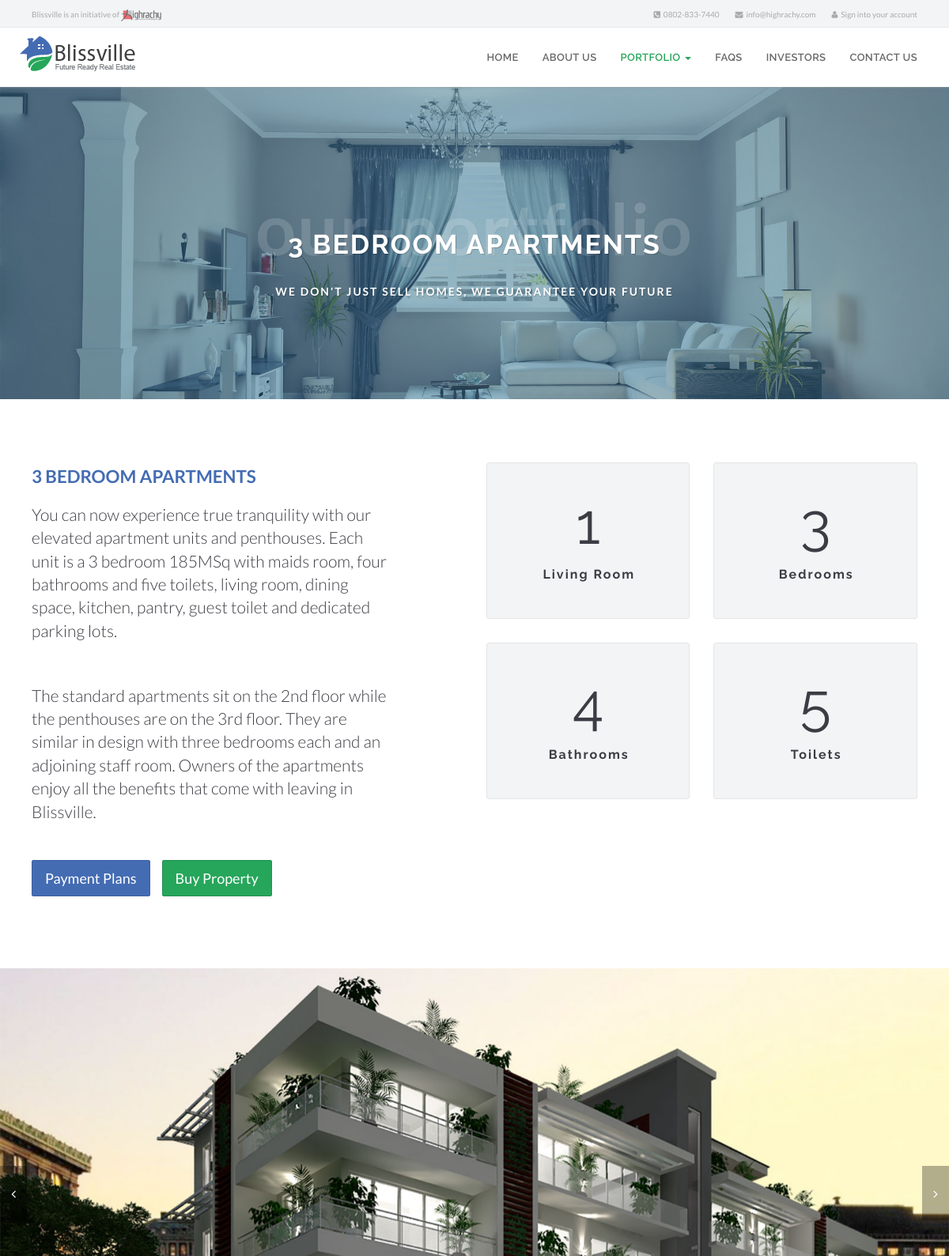
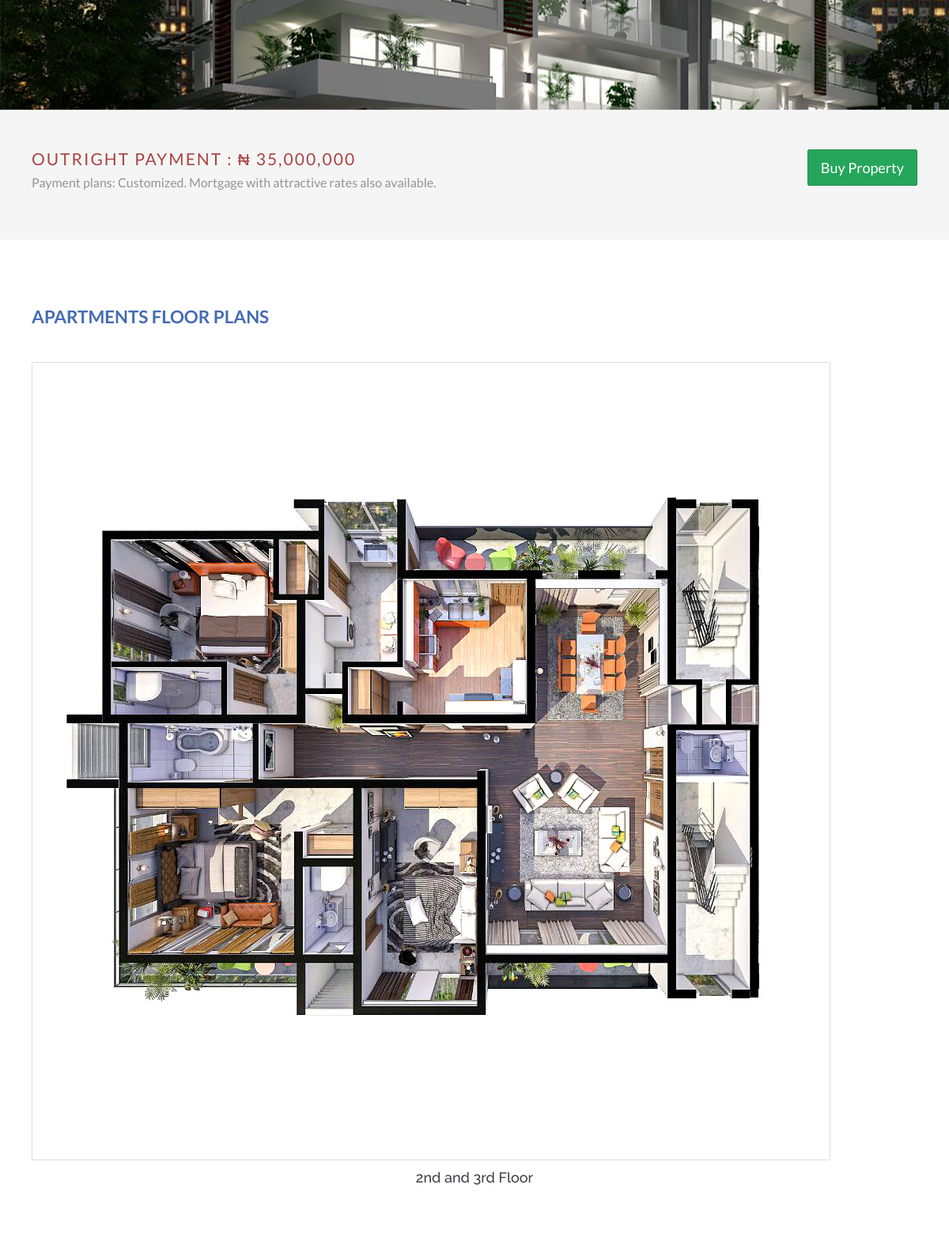
The page /property.php?p=3-bedroom-apartments (upper part) on the database its author committed (2 pictures, top to bottom).
### tables this page shows
CREATE TABLE `property` (
  `id` int(11) NOT NULL,
  `name` varchar(255) NOT NULL,
  `url_name` varchar(250) NOT NULL,
  `content` text,
  `price` decimal(10,0) NOT NULL DEFAULT '0',
  `portfolio_Id` int(11) NOT NULL DEFAULT '0',
  `property_type` varchar(255) DEFAULT NULL,
  `floor` varchar(255) DEFAULT NULL,
  `location` varchar(255) DEFAULT NULL,
  `size` varchar(255) DEFAULT NULL,
  `bedroom` smallint(6) NOT NULL DEFAULT '0',
  `living_room` smallint(6) NOT NULL DEFAULT '0',
  `kitchen` smallint(6) NOT NULL,
  `toilet` smallint(6) NOT NULL DEFAULT '0',
  `bathroom` smallint(6) NOT NULL DEFAULT '0',
  `parking_lots` smallint(6) NOT NULL DEFAULT '0',
  `cable_tv` varchar(3) DEFAULT 'YES',
  `core_fibre` varchar(3) DEFAULT 'YES',
  `inverter` varchar(3) DEFAULT 'YES',
  `security_fence` varchar(3) DEFAULT 'YES',
  `car_port` varchar(3) DEFAULT 'YES',
  `guest_toilet` varchar(3) DEFAULT 'YES',
  `guest_room` varchar(3) DEFAULT 'YES',
  `maid_room` varchar(3) DEFAULT 'YES',
  `surveillance` varchar(3) DEFAULT 'YES',
  `smart_solar` varchar(3) DEFAULT 'YES',
  `panic_alarm` varchar(3) DEFAULT 'YES',
  `intercom` varchar(3) DEFAULT 'YES',
  `video_door` varchar(3) DEFAULT 'YES',
  `fire_detection` varchar(3) DEFAULT 'YES',
  `swimming_pool` varchar(3) DEFAULT 'YES',
  `rooftop_gym` varchar(3) DEFAULT 'YES',
  `priority` smallint(6) NOT NULL DEFAULT '1',
  `picture` varchar(150) NOT NULL,
  `created_at` timestamp NULL DEFAULT NULL,
  `updated_at` timestamp NOT NULL DEFAULT CURRENT_TIMESTAMP ON UPDATE CURRENT_TIMESTAMP
);

### config.php (called while the page is built, shortened)
<?php
function my_autoloader($className) {
    $className = strtolower($className);
    $path = CLASS_DIR."{$className}.class.php";
}
$db = new Database(DB_HOST, DB_USER, DB_PASSWORD, DB_NAME);

### inc/class/database.class.php (called while the page is built, shortened)
<?php
class Database {
private $affected_rows = 0;
private $link_id = 0;
private $query_id = 0;
public function __construct($server, $user, $pass, $database, $pre=''){
	$this->server=$server;
	$this->user=$user;
	$this->pass=$pass;
	$this->database=$database;
	$this->link_id = @mysqli_connect($this->server, $this->user, $this->pass, $this->database);
	if (!$this->link_id) {
		trigger_error('Could not connect to MySQL: ' . mysqli_connect_error());
	} else {
		mysqli_set_charset($this->link_id, 'utf8');
	}
}
public function query($sql) {
	$this->query_id = @mysqli_query($this->link_id,$sql);
	$this->affected_rows = @mysqli_affected_rows($this->link_id);
	return $this->query_id;
}
protected function fetch_array($query_id=-1) {
	if ($query_id instanceof mysqli_result) {
		$this->query_id=$query_id;
	}
	if (isset($this->query_id)) {
		$record = @mysqli_fetch_assoc($this->query_id);
	}else{
		trigger_error("Invalid Records could not be fetched.");
	}
	return $record;
}
public function fetch_first_row($query_string) {
	$query_id = $this->query($query_string);
	$out = $this->fetch_array($query_id);
	return $out;
}
public function fetch_all_rows($sql) {
	$query_id = $this->query($sql);
	$out = array();
	while ($row = $this->fetch_array($query_id)){
		$out[] = $row;
	}
	return $out;
}
public function fetch_all_row($sql){
	return $this->fetch_all_rows($sql);
}
public function total_affected_rows($query_string ="") {
	return $this->affected_rows;
}
protected function free_result($query_id=-1) {
	if ($query_id instanceof mysqli_result) {
		$this->query_id=$query_id;
	}
}
}
?>

### inc/options.function.php (called while the page is built, shortened)
<?php
function get_options(){
	global $db;
	$query = "SELECT * FROM options";
	$rows = $db->fetch_all_row($query);
	$options = array();
	foreach($rows as $row){
		$options[$row['name']] = $row['value'];
	}
	return $options;
}

### inc/class/base.class.php (called while the page is built, shortened)
<?php
class Base{
	protected static $order_by = "";
	public static $table = "";
	public static function get_one($where='',$force_result=false){
		global $db;
		$query = "SELECT * FROM ".static::$table;
		if (!empty($where))
			$query .= " $where";
		$query .= static::get_order_by();
		$results = $db->fetch_first_row($query);
		return $results;
	}
	public static function get_order_by(){
		return static::$order_by;
	}
}

### inc/class/text.class.php (called while the page is built, shortened)
<?php
class Text {
  public static function plural($number,$singular,$plural="",$zero="",$return_number = true){
    $output = "";
    if (!empty($zero) && ($number == 0)){
      return $zero;
    }
    else if ($number == 1){
      $output = $singular;
    }
    else if ($plural != ""){
      $output = $plural;
    }
    return $output;
  }
}

### property.php (the view, shortened to what this page needs)
<?php
include('config.php');
include('inc/functions.php');
if (isset($_GET['p'])) {
    $url_name = $_GET['p'];
    if ($url_name == "") {
        URL::redirect('our-portfolio.php');
        exit();
    } else {
        $property = Property::get_one("Where url_name = '$url_name'");
        if (empty($property)) {
            URL::redirect('our-portfolio.php');
            exit();
        } else {
            extract($property);
        }
    }
} else {
    redirect('our-portfolio.php');
    exit();
}
$title = "our-portfolio";
$page_title = $name;
$page_desc = "We don't just sell homes, We guarantee your future";
include('inc/header.php');
?>
<div class="property-content">
  <section class="mt-80">
    <div class="container">
      <div class="row">
        <div class="property-details">
          <div class="col-md-5">
            <div class="normal-header">
              <h3><?php echo $property['name'] ?>
              </h3>
            </div>
            <div class="lead"><?php echo $property['content'] ?>
            </div>
            <p>
              <br>
              <a href="#payment_plan" class="btn btn-primary btn-lg mr-15">Payment Plans</a><a href="#buy-property"
                class="btn btn-default btn-lg">Buy Property</a>
            </p>
          </div>
          <div class="col-md-6 col-md-offset-1 p-0">
            <div class="col-sm-6 text-center">
              <div class="feature-box">
                <h2><?php echo $property['living_room'] ?>
                </h2>
                <h5><?php echo Text::plural($property['living_room'], 'Living Room', 'Living Rooms', 'Living Room', false) ?>
                </h5>
              </div>
            </div>
            <div class="col-sm-6 text-center">
              <div class="feature-box">
                <h2><?php echo $property['bedroom'] ?>
                </h2>
                <h5><?php echo Text::plural($property['bedroom'], 'Bedroom', 'Bedrooms', 'Bedroom', false) ?>
                </h5>
              </div>
            </div>
            <div class="col-sm-6 text-center">
              <div class="feature-box">
                <h2><?php echo $property['bathroom'] ?>
                </h2>
                <h5><?php echo Text::plural($property['bathroom'], 'Bathroom', 'Bathrooms', 'Bathroom', false) ?>
                </h5>
              </div>
            </div>
            <div class="col-sm-6 text-center">
              <div class="feature-box">
                <h2><?php echo $property['toilet'] ?>
                </h2>
                <h5><?php echo Text::plural($property['toilet'], 'Toilet', 'Toilets', 'Toilet', false) ?>
                </h5>
              </div>
            </div>
          </div>
        </div>
      </div>
    </div>
  </section>
  <section class="slider-block container-fluid p-0 mt-80">
    <div id="property-slider" class="carousel slider-section" data-ride="carousel">
      <div class="carousel-inner" role="listbox">
        <div class="item active">
          <img src="assets/images/slider/banner6.jpg" alt="Slide 1">
        </div>
      </div>
      <a class="left carousel-control" href="#property-slider" role="button" data-slide="prev">
        <span class="fa fa-angle-left" aria-hidden="true"></span>
      </a>
      <a class="right carousel-control" href="#property-slider" role="button" data-slide="next">
        <span class="fa fa-angle-right" aria-hidden="true"></span>
      </a>
    </div>
  </section>
  <section>
    <div class="promo">
      <div class="container">
        <div class="content">
          <h3 class="text-danger">OUTRIGHT PAYMENT :
            <?php
                                if ($property['id'] == 2):
                                    echo '<strike>&#8358; '. number_format($property['price']). '</strike> SOLD OUT';
                                else:
                                    echo '&#8358; '. number_format($property['price']);
                                endif;
                            ?>
          </h3>
          <span>Payment plans: Customized. Mortgage with attractive rates also available.</span>
        </div>
        <a href="#buy-property" class="btn btn-default btn-lg pull-right">Buy Property</a>
      </div>
    </div>
  </section>
  <section class="mt-80">
    <div class="container">
      <?php if ($property['id'] == 2): ?>
      <div class="normal-header">
        <h3>MAISONETTES FlOOR PLANS</h3>
        <p>&nbsp;</p>
      </div>
      <div class="row">
        <div class="col-sm-6">
          <a rel="floor-plans"
            href="<?php URL::display('assets/images/1-units-ground-floor.jpg') ?>"
            class="fancybox">
            <img
              src="<?php URL::display('assets/images/1-units-ground-floor.jpg') ?>"
              alt="1 Units Ground Floor" class="img-responsive img-thumbnail">
          </a>
          <div>
            <h4 class="text-center">Ground Floor</h4>
          </div>
        </div>
        <div class="col-sm-6">
          <a rel="floor-plans"
            href="<?php URL::display('assets/images/1-units-first-floor.jpg') ?>"
            class="fancybox">
            <img
              src="<?php URL::display('assets/images/1-units-first-floor.jpg') ?>"
              alt="1 Units First Floor" class="img-responsive img-thumbnail">
          </a>
          <div>
            <h4 class="text-center">First Floor</h4>
          </div>
        </div>
      </div>
      <?php else: ?>
      <div class="normal-header">
        <h3>APARTMENTS FlOOR PLANS</h3>
        <p>&nbsp;</p>
        <a rel="floor-plans"
          href="<?php URL::display('assets/images/1-units-apartments.jpg') ?>"
          class="fancybox">
          <img
            src="<?php URL::display('assets/images/1-units-apartments.jpg') ?>"
            alt="1 Units Apartments" class="img-responsive img-thumbnail">
        </a>
        <div>
          <h4 class="text-center">2nd and 3rd Floor</h4>
        </div>
      </div>
      <?php endif ?>
    </div>
  </section>
</div>
<?php include('inc/footer.php');

### inc/header.php (shortened to what this page needs)
<?php
    require_once(INCLUDE_DIR.'options.function.php');
    $options = get_options();
?>
<!DOCTYPE html>
<html>
<head>
        <?php if (!isset($dashboard)) : ?>
        <link href="<?php URL::display('assets/css/main.css') ?>" rel="stylesheet" media="screen">
        <?php else: ?>
        <link href="<?php URL::display('assets/css/dashboard_main.css') ?>" rel="stylesheet" media="screen">
        <?php endif ?>
    </head>
    <body>
        <header class="navbar yamm navbar-default navbar-fixed-top<?php if (isset($dashboard)) {
    echo " dashboard";
} ?>">
            <div class="topBar">
                <div class="container<?php if (isset($dashboard)) {
    echo "-fluid";
} ?>">
                    <div class="row">
                        <div class="col-xs-12">
                            <p class="topBarText">Blissville is an initiative of <a href="http://www.highrachy.com"><img src="<?php URL::display('assets/img/highrachy_logo.png') ?>" alt="Highrachy Logo" height="15" style="opacity:0.7"></a></p>
                            <p class="topBarText right hidden-small"><span class="fa fa-user"></span>&nbsp;&nbsp;<a href="<?php URL::display('admin') ?>">Sign into your account</a></p>
                            <p class="topBarText right hidden-tiny"><span class="fa fa-envelope"></span>&nbsp;&nbsp;<a href="mailto:<?php echo $options['email'] ?>"><?php echo $options['email'] ?></a></p>
                            <p class="topBarText right"><span class="fa fa-phone-square"></span>&nbsp;&nbsp;<?php echo $options['phone'] ?></p>
                        </div>
                    </div>
                </div>
            </div>
            <div class="container<?php if (isset($dashboard)) {
    echo "-fluid";
} ?>">
                <div class="navbar-header">
                    <a class="navbar-brand" href="index.php"><img src="<?php URL::display('assets/img/logo.png') ?>" alt="Blissville Logo"  class="img-responsive" /></a>
                </div>
                <?php if (!isset($dashboard)) : ?>
                <div class="navbar-collapse collapse">
                    <ul class="nav navbar-nav">
                        <li>
                            <a href="<?php URL::display() ?>" <?php Page::active_menu('home', 'current') ?>>HOME</a>
                        </li>
                        <li>
                            <a href="<?php URL::display("about-us.php") ?>" <?php Page::active_menu('about-us', 'current') ?>>ABOUT US</a>
                        </li>
                        <li class="dropdown">
                            <a href="<?php URL::display("our-portfolio.php") ?>" class="dropdown-toggle <?php Page::active_menu('our-portfolio', 'current', false) ?>" data-toggle="dropdown">PORTFOLIO <span class="caret"></span></a>
                        </li>
                        <li>
                            <a href="<?php URL::display("faqs.php") ?>" <?php Page::active_menu('faqs', 'current') ?>>FAQS</a>
                        </li>
                        <li>
                            <a href="<?php URL::display("investors.php") ?>" <?php Page::active_menu('investors', 'current') ?>>INVESTORS</a>
                        </li>
                        <li>
                            <a href="<?php URL::display("contact-us.php") ?>" <?php Page::active_menu('contact-us', 'current') ?>>CONTACT US</a>
                        </li>
                    </ul>
                </div>
  <?php endif ?>
  </div>
  </header>
  <?php if (!isset($subheader) && (!isset($dashboard))) { ?>
  <section class="top-page-title">
    <div class="top-page-title_parallax"
      style="background-image: url('<?php echo BASE_URL ?>assets/uploads/slideshow/slide-3.jpg');background-position: 50% 0px;">
    </div>
    <div class="top-page-title_overlay"></div>
    <div class="top-page-title_content">
      <div class="container">
        <div class="top-page-title_content-text">
          <div class="top-page-title_shadow-title"><?php echo $title ?>
          </div>
          <h3><?php echo $page_title ?>
          </h3>
          <p><?php echo $page_desc ?>
          </p>
        </div>
      </div>
    </div>
  </section>
  <?php } ?>

### rows shown on the page
property: name "3 BEDROOM APARTMENTS", content "You can now experience true tranquility with our elevated apartment units and penthouses. Each unit is a 3 bedroom 185MSq with maids room, four bathrooms and five toilets, living room, dining space, kitchen, pantry, guest toilet and dedicated parking lots. The standard apartments sit on the 2nd floor while the penthouses are on the 3rd floor. They are similar in design with three bedrooms each and an adjoining staff room. Owners of the apartments enjoy all the benefits that come with leaving in Blissville.", living_room "1", living_room "Living Room", bedroom "3", bedroom "Bedrooms", bathroom "4", bathroom "Bathrooms", toilet "5", toilet "Toilets", price "35,000,000"

### other values the page prints
$options['email'] "info@highrachy.com"
$options['phone'] "0802-833-7440"
$title "our-portfolio"
$page_desc "WE DON'T JUST SELL HOMES, WE GUARANTEE YOUR FUTURE"
